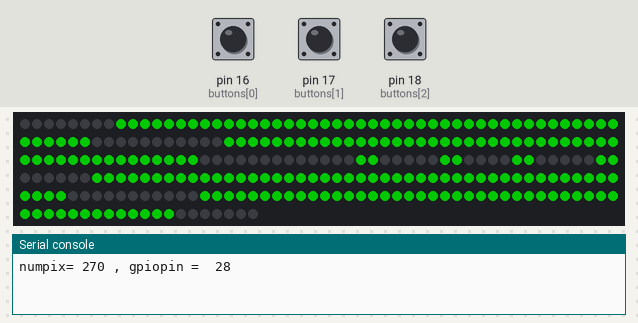
Bench run of a program on a simulated MicroPython board. Parts: 270 RGB LEDs in strip order, left to right, continuing on the next row, the last lines printed to the serial console. The test bench sets the inputs (shaded band); at power-on: pin 16 (buttons[0]) HIGH, pin 17 (buttons[1]) HIGH, pin 18 (buttons[2]) HIGH. Dim RGB values are drawn brighter than linear; the clock reads 2024-03-15 10:24:30 at power-on unless the program sets it; library files of the repository ran but are not shown: neopixel.py.

Above: at 1.2 s.
1.3 s: pin 16 (buttons[0]) pulled LOW for 0.15 s
At 1.9 s:
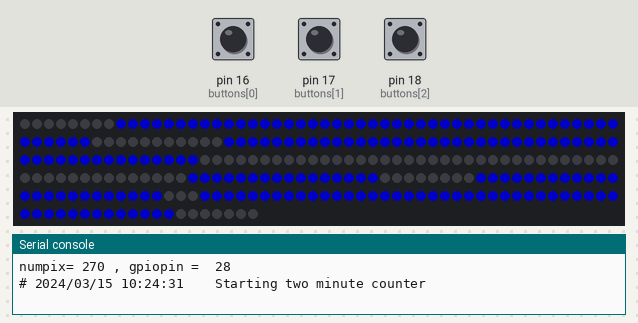
4.0 s: pin 17 (buttons[1]) pulled LOW for 0.15 s
At 4.26 s:
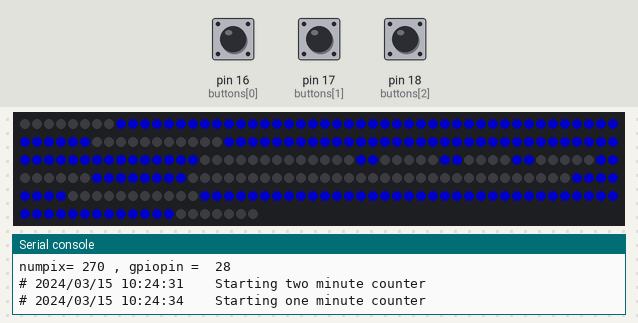
5.6 s: pin 16 (buttons[0]) pulled LOW for 1 s
At 6.75 s:
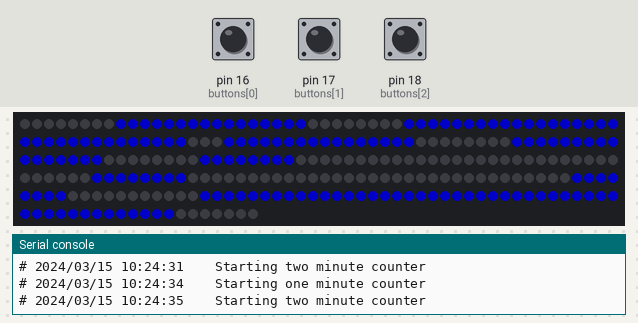
9.6 s: pin 17 (buttons[1]) pulled LOW for 1 s
At 11.25 s:
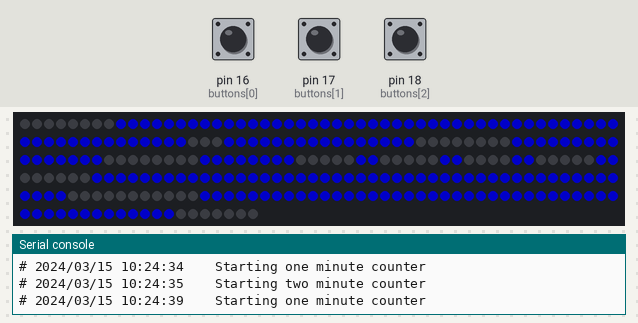
12.5 s: pin 18 (buttons[2]) pulled LOW for 0.15 s
At 13.25 s:
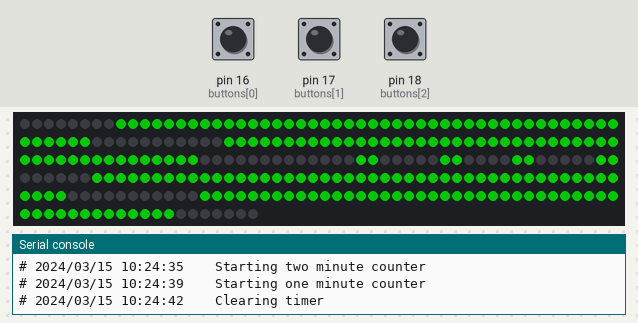
Timing chart, 0 to 15.1 s (numbered marks = the images above; inputs shaded):
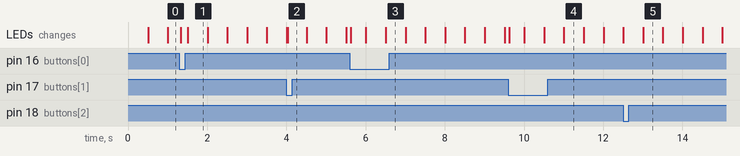

The program:

main.py
```python
"""
GymTimer - control a 4 digit timer based on input from a 3 button footpedal
"""

import gc
from time import localtime, sleep_ms
from machine import Pin, Timer

from display import Display

LEFT_BUTTON_PIN   = 16
RIGHT_BUTTON_PIN  = 17
MIDDLE_BUTTON_PIN = 18


def logtime():
    """ get a formatted time to include in log entries """
    return '{:02d}/{:02d}/{:02d} {:02d}:{:02d}:{:02d}\t'.format(*localtime())

def two_minute_timer():
    """ Action for left button """
    print(f"# {logtime()}\tStarting two minute counter")
    start_timer(120)

def one_minute_timer():
    """ Action for middle button
        start a 60s counter """
    print(f"# {logtime()}\tStarting one minute counter")
    start_timer(60)

def clear_timer():
    """ Action for right button """
    print(f"# {logtime()}\tClearing timer")
    global value
    value = 0
    gc.collect()

def handler(p):
    """ irq handler to set the "clicked" attribute on all the buttons """
    global buttons
    for button in buttons:
        if p == button.pin:
            button.clicked = True

class Button():
    """ Class for buttons on footpedal

        Button is defined with a gpio pin to watch and an action to take. """

    def __init__(self, gpio, action):
        self.clicked = False
        self.id = gpio
        self.gpio = gpio
        self.pin = Pin(self.gpio, Pin.IN, Pin.PULL_UP)
        self.pin.irq (trigger = Pin.IRQ_FALLING, handler = handler, hard=True)
        self.action = action

    def check_for_action(self):
        """ call the action func if the button was pressed """
        if self.clicked and self.pin.value() == 0:
            self.action()
            # print('\tfree: {} allocated: {}'.format(gc.mem_free(), gc.mem_alloc()))

buttons = [Button(LEFT_BUTTON_PIN, two_minute_timer),
           Button(RIGHT_BUTTON_PIN, one_minute_timer),
           Button(MIDDLE_BUTTON_PIN, clear_timer)]

display = Display(270, 28, 8)

value = 0
colon = True


def update_display(t):
    # This gets called _twice each second_ (to allow us to pulse the colon).
    # So if you want to do something once each second, put it in the
    # if not colon block
    global value, colon

    if not colon:		# only adjust the value every other invocation
        value = value - 1
        value = 0 if value < 0 else value % 10000
    colon = not colon
    display.show(value, colon)   # "clock" converts seconds to MM:SS)

def start_timer(seconds):
    """ get the start value displayed quickly """
    global value   # make sure to update the global
    value = seconds
    display.show(value, True)

timer = Timer()         # global, single timer
timer.init(period=500, mode=Timer.PERIODIC, callback=update_display)

while True:
    for button in buttons:
        button.clicked = False

    while not buttons[0].clicked and not buttons[1].clicked and not buttons[2].clicked:
        pass

    sleep_ms(20)    # debounce, in addition to HW debounce RC circuit
    for button in buttons:
        button.check_for_action()
```

display.py
```python
""" Display object to interact with the custom 4 char LED strip display """

from neopixel import Neopixel

red =   (255,   0,   0)
green = (0,   255,   0)
blue =  (0,     0, 255)

class Display:
    """Display object to interact with the custom 4 char LED strip display"""

    def __init__(self, numpix, gpiopin, side, mode = "clock"):
        self.numpix = numpix
        self.gpiopin = gpiopin
        print("numpix=", self.numpix,", gpiopin = ", self.gpiopin)
        self.pixels = Neopixel(self.numpix, 0, self.gpiopin, "GRB")
        self.side = 8
        self.mode = mode
        self.segments = {
            "ones": {
                0: [(8,8+6*side-1),],
                1: [(8, 8+side-1),(8+5*side, 8+6*side-1)],
                2: [(8+side, 8+3*side),(8+4*side, 8+7*side-1)],
                3: [(8, 8+2*side-1),(8+4*side, 8+7*side-1)],
                4: [(8, 8+side-1),(8+3*side, 8+4*side-1), (8+5*side, 8+7*side-1)],
                5: [(8, 8+2*side-1),(8+3*side, 8+5*side-1), (8+6*side, 8+7*side-1)],
                6: [(8, 8+5*side-1), (8+6*side, 8+7*side-1)],
                7: [(8, 8+side-1),(8+4*side, 8+6*side-1)],
                8: [(8, 8+7*side-1)],
                9: [(8, 8+2*side-1),(8+3*side, 8+7*side-1)],
            },
            "tens": {
                0: [(67,67+6*side-1),],
                1: [(67, 67+side-1),(67+5*side, 67+6*side-1)],
                2: [(67+side, 67+3*side-1),(67+4*side, 67+7*side-1)],
                3: [(67, 67+2*side-1),(67+4*side, 67+7*side-1)],
                4: [(67, 67+side-1),(67+3*side, 67+4*side-1), (67+5*side, 67+7*side-1)],
                5: [(67, 67+2*side-1),(67+3*side, 67+5*side-1), (67+6*side, 67+7*side-1)],
                6: [(67, 67+5*side-1), (67+6*side, 67+7*side-1)],
                7: [(67, 67+side-1),(67+4*side, 67+6*side-1)],
                8: [(67, 67+7*side-1)],
                9: [(67, 67+2*side-1),(67+3*side, 67+7*side-1)],
            },
            "hundreds": {
                0: [(156, 156+6*side-1),],
                1: [(156, 156+side-1),(156+5*side, 156+6*side-1)],
                2: [(156+side, 156+3*side-1),(156+4*side, 156+7*side-1)],
                3: [(156, 156+2*side-1),(156+4*side, 156+7*side-1)],
                4: [(156, 156+side-1),(156+3*side, 156+4*side-1), (156+5*side, 156+7*side-1)],
                5: [(156, 156+2*side-1),(156+3*side, 156+5*side-1), (156+6*side, 156+7*side-1)],
                6: [(156, 156+5*side-1), (156+6*side, 156+7*side-1)],
                7: [(156, 156+side-1),(156+4*side, 156+6*side-1)],
                8: [(156, 156+7*side-1),],
                9: [(156, 156+2*side-1),(156+3*side, 156+7*side-1)],           },
            "thousands": {
                0: [(215, 215+6*side-1),],
                1: [(215, 215+side-1),(215+5*side, 215+6*side-1)],
                2: [(215+side, 215+3*side-1),(215+4*side, 215+7*side-1)],
                3: [(215, 215+2*side-1),(215+4*side, 215+7*side-1)],
                4: [(215, 215+side-1),(215+3*side, 215+4*side-1), (215+5*side, 215+7*side-1)],
                5: [(215, 215+2*side-1),(215+3*side, 215+5*side-1), (215+6*side, 215+7*side-1)],
                6: [(215, 215+5*side-1), (215+6*side, 215+7*side-1)],
                7: [(215, 215+side-1),(215+4*side, 215+6*side-1)],
                8: [(215, 215+7*side-1),],
                9: [(215, 215+2*side-1),(215+3*side, 215+7*side-1)],
            }
        }

    @classmethod
    def sec2minsec(cls, sec):
        """ given a number of seconds, convert to minutes and seconds """
        m = int(sec / 60)
        s = (sec - (m * 60)) % 60
        return (m * 100) + s

    def show(self, num, colon, color=blue, brightness=100):
        """ set the four numeric chars to a value."""
        self.pixels.clear()

        if self.mode == "clock":
            num = Display.sec2minsec(num)

        if num < 5:
            color = red
        if num == 0:
            color = green
        digit = int(num % 10)
        for segment in self.segments["ones"][digit]:
            self.pixels.set_pixel_line(segment[0], segment[1], color, brightness)

        digit = int((num % 100) / 10)
        for segment in self.segments["tens"][digit]:
            self.pixels.set_pixel_line(segment[0], segment[1], color, brightness)

        digit = int((num % 1000) / 100)
        for segment in self.segments["hundreds"][digit]:
            self.pixels.set_pixel_line(segment[0], segment[1], color, brightness)

        digit = int((num % 10000) / 1000)
        for segment in self.segments["thousands"][digit]:
            self.pixels.set_pixel_line(segment[0], segment[1], color, brightness)

        # Add colon
        colon_brightness = brightness
        if not colon:
            colon_brightness = 0
        self.pixels.set_pixel_line(128,129, color, colon_brightness)
        self.pixels.set_pixel_line(135,136, color, colon_brightness)
        self.pixels.set_pixel_line(141,142, color, colon_brightness)
        self.pixels.set_pixel_line(148,149, color, colon_brightness)

        self.pixels.show()
```

Measured:
- after the input at 1.3 s, the LEDs: first change at once (image 1 shows a later state)
- after the input at 12.5 s, the LEDs: first differ from a run without the input after 0.51 s (image 5)
- what the display in image 1 shows lasts 0.5 s, from 1.5 s to 2.0 s
